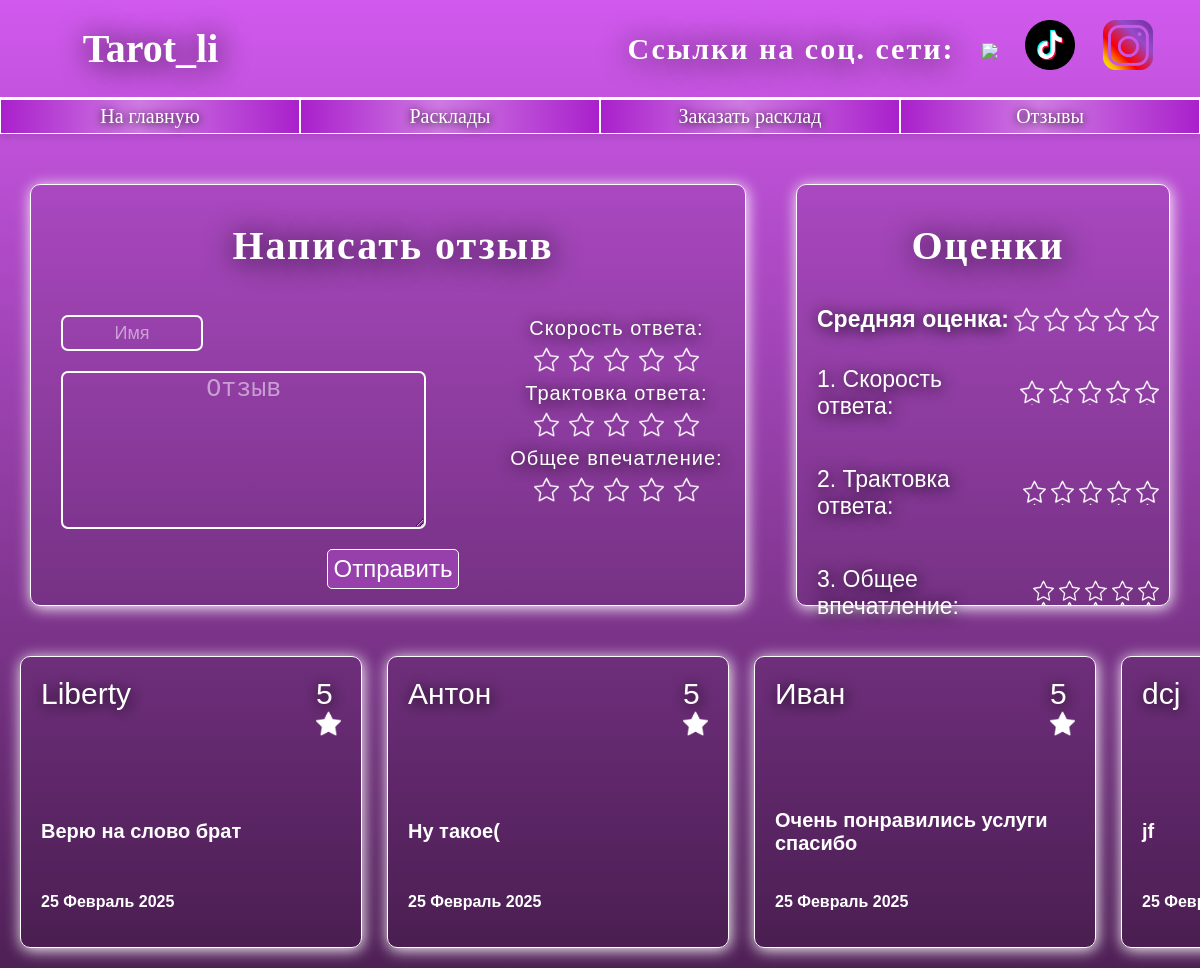
The app's page /otzuvu/ with its own data.
### web/models.py (models this page shows, shortened)
class Otzuvu(models.Model):
    name = models.CharField('Имя пользователя', max_length= 100)
    text = models.TextField('Отзыв')
    data = models.DateField("Дата", auto_now_add=True)
    mark_speed = models.IntegerField('Скорость ответа')
    mark_trak = models.IntegerField('Трактовка ответа')
    mark_all = models.IntegerField('Общее впечатление')

### web/views.py (the view, shortened to what this page needs)
# urls.py: path("otzuvu/", views.otzuvu, name='otzuvu'),
def otzuvu(request):
    data = Otzuvu.objects.order_by('-id')
    error = ''
    form = OtzivInput(initial={"mark_speed": 1, 'mark_trak': 1, 'mark_all': 1})
    return render(request, "web/otzuvu.html", {'otzuvu': data, 'form': form, 'error': error})

### web/forms.py
class OtzivInput(ModelForm):
    class Meta:
        model = Otzuvu
        fields = ['name', 'text', 'mark_speed', 'mark_trak', 'mark_all']
        widgets = {'name': TextInput(attrs={
            'class': 'rasklad-input otzuv-input',
            'name': 'name',
            'placeholder': 'Имя'
        }),
                   'text': Textarea(attrs={
            'class': 'rasklad-input',
            'name': 'text',
            'placeholder': 'Отзыв',
            'id': 'text-field'
        }),
                   'mark_speed': HiddenInput(attrs={
            'name': 'mark_speed',
            'class': 'mark'
        }),
                   'mark_trak': HiddenInput(attrs={
            'name': 'mark_trak',
            'class': 'mark'
        }),
                   'mark_all': HiddenInput(attrs={
            'name': 'mark_all',
            'class': 'mark'
        })}

### web/templates/web/otzuvu.html (shortened to what this page needs)
{% extends 'web/base.html' %}
{% load static %}
{% block content %}
    <div class="main-content">
        <div class="main-top">
            <div class="otzuv-form">
                <h1>Написать отзыв</h1>
                <form method="post" id="otzuv-form">
                    <div class="form-block">
                        <div class="input--star">
                            <div class="two-input">
                                <div class="form-input">
                                    {{ form.name }}
                                </div>
                                <div class="form-input">
                                    {{ form.text }}
                                </div>
                            </div>
                            <div class="marks">
                                <div><label>Скорость ответа: </label>
                                    <div>
                                        <span class="star mark_speed" data-value="1"></span>
                                        <span class="star mark_speed" data-value="2"></span>
                                        <span class="star mark_speed" data-value="3"></span>
                                        <span class="star mark_speed" data-value="4"></span>
                                        <span class="star mark_speed" data-value="5"></span>
                                    </div>
                                </div>{{ form.mark_speed }}
                                <div><label>Трактовка ответа: </label>
                                    <div>
                                        <span class="star mark_trak" data-value="1"></span>
                                        <span class="star mark_trak" data-value="2"></span>
                                        <span class="star mark_trak" data-value="3"></span>
                                        <span class="star mark_trak" data-value="4"></span>
                                        <span class="star mark_trak" data-value="5"></span>
                                    </div>
                                </div>{{ form.mark_trak }}
                                <div><label>Общее впечатление: </label>
                                    <div>
                                        <span class="star mark_all" data-value="1"></span>
                                        <span class="star mark_all" data-value="2"></span>
                                        <span class="star mark_all" data-value="3"></span>
                                        <span class="star mark_all" data-value="4"></span>
                                        <span class="star mark_all" data-value="5"></span>
                                    </div>
                                </div>{{ form.mark_all }}
                            </div>
                        </div>
                        <button class="form-button" type="submit">Отправить</button>
                    </div>
                </form>
            </div>
            <div class="rating">
                <h1>Оценки</h1>
                <div class="avg_pole">
                    <p>Средняя оценка:
                        <span class="star avg_mark" data-value="1"></span>
                        <span class="star avg_mark" data-value="2"></span>
                        <span class="star avg_mark" data-value="3"></span>
                        <span class="star avg_mark" data-value="4"></span>
                        <span class="star avg_mark" data-value="5"></span>
                    </p>
                </div>
                <div class="list-mark">
                    <p>1. Скорость ответа:
                        <span class="star avg_mark_speed" data-value="1"></span>
                        <span class="star avg_mark_speed" data-value="2"></span>
                        <span class="star avg_mark_speed" data-value="3"></span>
                        <span class="star avg_mark_speed" data-value="4"></span>
                        <span class="star avg_mark_speed" data-value="5"></span>
                    </p>
                    <p>2. Трактовка ответа:
                        <span class="star avg_mark_trak" data-value="1"></span>
                        <span class="star avg_mark_trak" data-value="2"></span>
                        <span class="star avg_mark_trak" data-value="3"></span>
                        <span class="star avg_mark_trak" data-value="4"></span>
                        <span class="star avg_mark_trak" data-value="5"></span>
                    </p>
                    <p>3. Общее впечатление:
                        <span class="star avg_mark_all" data-value="1"></span>
                        <span class="star avg_mark_all" data-value="2"></span>
                        <span class="star avg_mark_all" data-value="3"></span>
                        <span class="star avg_mark_all" data-value="4"></span>
                        <span class="star avg_mark_all" data-value="5"></span>
                    </p>
                </div>
            </div>
        </div>
    </div>
    <div class="otzuvu-spisok" id="carousel">
        {% for otzuv in otzuvu %}
            <div class="otzuv-karta">
                <div class="name-mark">
                    <div>{{ otzuv.name }}</div>
                    <div>5 <span class="star filled"></span></div>
                </div>
                <div class="otzuv-text">
                    <p>{{ otzuv.text }}</p>
                </div>
                <div class="otzuv-date">
                    <p>{{ otzuv.data|date:"d F Y" }}</p>
                </div>
            </div>
        {% endfor %}
    </div>
{% endblock %}

### web/templates/web/base.html (shortened to what this page needs)
{% load static %}
<!DOCTYPE html>
<html lang="en">
<head>
    <link rel="stylesheet" href="{% static 'web/css/index.css' %}">
    <link rel="stylesheet" href="{% static 'web/css/otzuvu.css' %}">
    <link rel="stylesheet" href="{% static 'web/css/rasklad.css' %}">
</head>
<body>
    <header>
        <div class="header">
            <div class="head-elem"><p class="head-foot-text">Tarot_li</p></div>
            <div class="head-elem seti">
                <div>Ссылки на соц. сети: </div>
                <div class="soc-set"><a href="https://t.me/tarot_lil" target="_blank"><img src="{% static 'web/img/telegram.png' %}"></a></div>
                <div class="soc-set"><a href="https://www.tiktok.com/@tarot_lil?_t=8oQxVuHzZk8&_r=1" target="_blank"><img src="{% static 'web/img/Tiktok.png' %}"></a></div>
                <div class="soc-set"><a href="https://www.instagram.com/tarot_li_?igsh=N3c5aXlpeWIzMG01&utm_source=qr" target="_blank"><img src="{% static 'web/img/instagram.png' %}"></a></div>
            </div>
        </div>
    </header>
    <div class="all-content">
        <div class="menu">
            <a href="{% url 'glavnaya' %}"><div class="menu-button">На главную</div></a>
            <a href="{% url 'catalog' %}"><div class="menu-button">Расклады</div></a>
            <a href="{% url 'rasklad' %}"><div class="menu-button">Заказать расклад</div></a>
            <a href="{% url 'otzuvu' %}"><div class="menu-button">Отзывы</div></a>
        </div>
        <div class="catalog">
            {% block content %}
            {% endblock %}
        </div>
    </div>
    <link rel="stylesheet" href="{% static 'web/js/index.js' %}">
    <link rel="stylesheet" href="{% static 'web/js/otzuvu.js' %}">
</body>
</html>

### web/static/web/css/index.css (style rules this page uses)
body { background: linear-gradient(180deg, #d159ee 0%, #4e2055 100%); margin: 0; padding: 0; min-height: 100vh; height: 100%; color: white; font-family: "Renju"; background-size: 100% auto; background-position: center; background-repeat: auto; display: flex; justify-content: space-between; flex-direction: column; }
body * { position: relative; z-index: 2; }
header { font-size: 30px; font-weight: bolder; text-shadow: 1px 1px 30px black; border-bottom: 2px rgb(255, 255, 255) solid; text-align: center; padding: 20px; background: linear-gradient(180deg, #3a183f 0%, #d159ee 100%,); background-size: 100% 100%; background-position: center; background-repeat: auto; }
.header { display: flex; justify-content: space-between; align-items: center; flex-direction: row; }
.header p { padding-right: 55%; }
.head-elem { width: 50%; }
.head-elem img { width: 50px; }
.seti { display: flex; justify-content: space-evenly; flex-direction: row; align-items: center; letter-spacing: 2px; }
a { text-decoration: none; color: white; margin: 0; width: 100%; max-height: 100%; }
h1 { text-align: center; text-shadow: 1px 1px 15px rgb(0, 0, 0); text-shadow: 1px 2px 30px rgb(0, 0, 0); font-size: 40px; }
p { font-weight: bolder; }
.head-foot-text { color: white; margin: 0; text-shadow: 1px 2px 30px rgb(0, 0, 0); font-size: 40px; }
.menu { text-shadow: 0px 1px 8px rgb(0, 0, 0); box-shadow: 0px 4px 6px rgba(0, 0, 0, 0.1); display: flex; width: 100%; flex-direction: row; width: 100%; justify-content: start; }
.menu a { max-height: 150px; }
.menu-button { background: linear-gradient(90deg, #a920cb 0%, #cf79e3 46.38%, #a920cb 100%); border: 1px rgb(255, 255, 255) solid; text-align: center; padding: 5px; font-size: 20px; }
.form-button { border: 1px rgb(255, 255, 255) solid; background: linear-gradient(180deg, #a920cb 100%); text-align: center; padding: 5px; font-size: 20px; }
.tovar h3, .tovar h4, .catalog h1 { font-weight: bolder; text-align: center; font-size: 25px; text-shadow: 0px 1px 8px rgb(0, 0, 0); font-family: 'Renju'; src: url("/fonts/Renju") format('otf'); letter-spacing: 2px; }
.all-content { flex: 1; }
.catalog h1 { font-size: 40px; text-shadow: 1px 2px 30px rgb(0, 0, 0); font-size: 40px; }
.rasklad-input { margin: 10px; font-size: 18px; text-align: center; width: 350px; height: 30px; border-radius: 7px; border: 2px rgb(255, 255, 255) solid; background-color: transparent; color: white; }
.rasklad-input::placeholder { color: white; }

### web/static/web/css/rasklad.css (style rules this page uses)
.rasklad-input { width: 100%; transition: background-color 0.3s ease; }

### records on screen
Otzuvu: name "Liberty", text "Верю на слово брат", data "25 Февраль 2025"
Otzuvu: name "Антон", text "Ну такое(", data "25 Февраль 2025"
Otzuvu: name "Иван", text "Очень понравились услуги спасибо", data "25 Февраль 2025"
Otzuvu: name "dcj", text "jf", data "25…"
